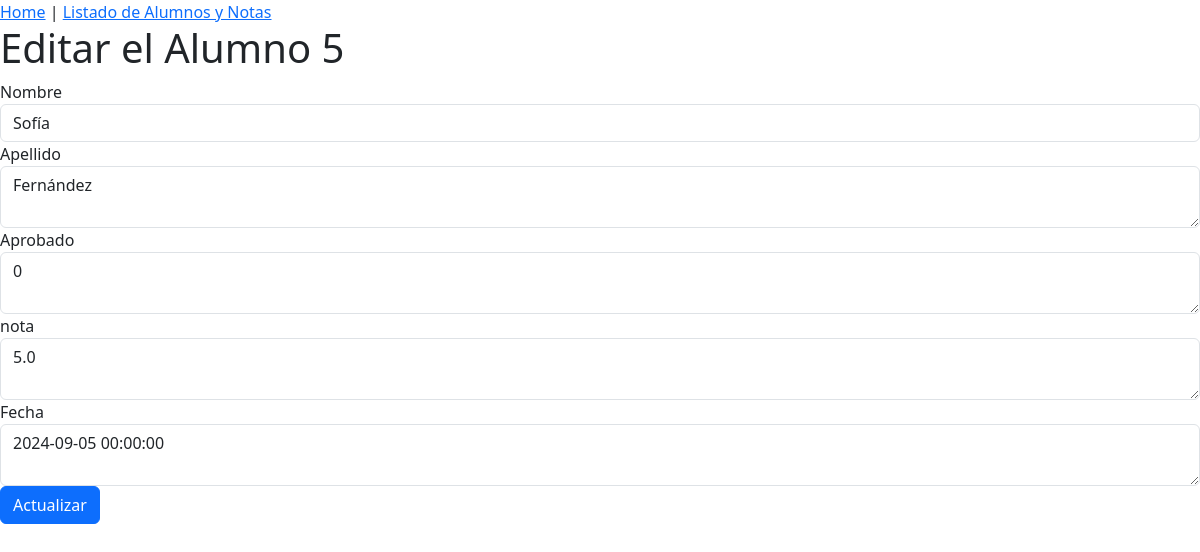
/post/edit/5, run on the app's committed database.
### tables this page shows
CREATE TABLE alumnos (
    id INTEGER PRIMARY KEY AUTOINCREMENT,
    nombre TEXT NOT NULL,
    apellido TEXT NOT NULL,
    aprobado BOOLEAN NOT NULL,
    nota REAL NOT NULL,
    fecha TIMESTAMP NOT NULL
);

### app.py (the view)
@app.route('/post/edit/<int:post_id>', methods=['GET', 'POST'])
def edit_one_post(post_id):
    conn = get_db_connection()
    post = conn.execute('SELECT * FROM alumnos WHERE id = ?', (post_id,)).fetchone()
    conn.close()
    if request.method == 'POST':
        nombre = request.form['nombre']
        apellido = request.form['apellido']
        aprobado = request.form['aprobado']
        nota = request.form['nota']
        fecha = request.form['fecha']
        mensaje = ""
        if (nombre.strip() == ""):
            context = {'post_error':post_id, 'newTitle' : nombre, 'newContent' : apellido, "mensaje": "Ingrese nombre"}
            return render_template(template_name_or_list="post/edit.html", **context)
        elif  (apellido.strip() == ""):
            context = {'post_error':post_id, 'newTitle' : nombre, 'newContent' : apellido, "mensaje": "Ingrese apellido"}
            return render_template(template_name_or_list="post/edit.html", **context)
        else:
            conn = get_db_connection()
            conn.execute('UPDATE alumnos SET nombre = ?, apellido = ?, aprobado = ?, nota = ?, fecha = ? WHERE id = ?', (nombre, apellido, aprobado,nota, fecha, post_id))
            conn.commit()
            conn.close()
            return redirect(url_for('get_all_post'))
    elif request.method == 'GET':
        return render_template(template_name_or_list="post/edit.html", post=post)

### db.py (called while the page is built)
def get_db_connection():
    conn = sqlite3.connect('alumnos.db')
    conn.row_factory = sqlite3.Row
    return conn

### templates/post/edit.html (shortened to what this page needs)
{% extends 'base.html' %}
{% block content %}
{% if mensaje %}
<h1>Editar el Alumno {{ post_error }}</h1>
{% else %}
<h1>Editar el Alumno {{ post['id'] }}</h1>
{% endif %}
<form method="post">
    <div class="form-group">
        <label for="title">Nombre</label>
        {% if mensaje %}
        <input type="text" id="title" name="title"
        placeholder="Post title" class="form-control"
        value="{{ newTitle }}">
        {% else %}
        <input type="text" id="title" name="title"
        placeholder="Post title" class="form-control"
        value="{{ post['nombre'] }}">
        {% endif %}
    </div>
    <div class="form-group">
        <label for="content">Apellido</label>
        {% if mensaje %}
        <textarea id="content" name="content"
                  placeholder="Post content" class="form-control">{{ newContent }}</textarea>
        {% else %}
        <textarea id="content" name="content"
                  placeholder="Post content" class="form-control">{{ post['apellido'] }}</textarea>
        {% endif %}
    </div>
    <div class="form-group">
        <label for="content">Aprobado</label>
        <textarea id="content" name="content"
                  placeholder="Post content" class="form-control">{{ post['aprobado'] }}</textarea>
    </div>
    <div class="form-group">
        <label for="content">nota</label>
        <textarea id="content" name="content"
                  placeholder="Post content" class="form-control">{{ post['nota'] }}</textarea>
    </div>
    <div class="form-group">
        <label for="content">Fecha</label>
        <textarea id="content" name="content"
                  placeholder="Post content" class="form-control">{{ post['fecha'] }}</textarea>
    </div>
    <div class="form-group">
        <button type="submit" class="btn btn-primary">Actualizar</button>
    </div>
</form>
{% endblock %}

### data on the page
alumnos: id "5", title "Sofía", content "Fernández", content "0", content "5.0", content "2024-09-05 00:00:00"
